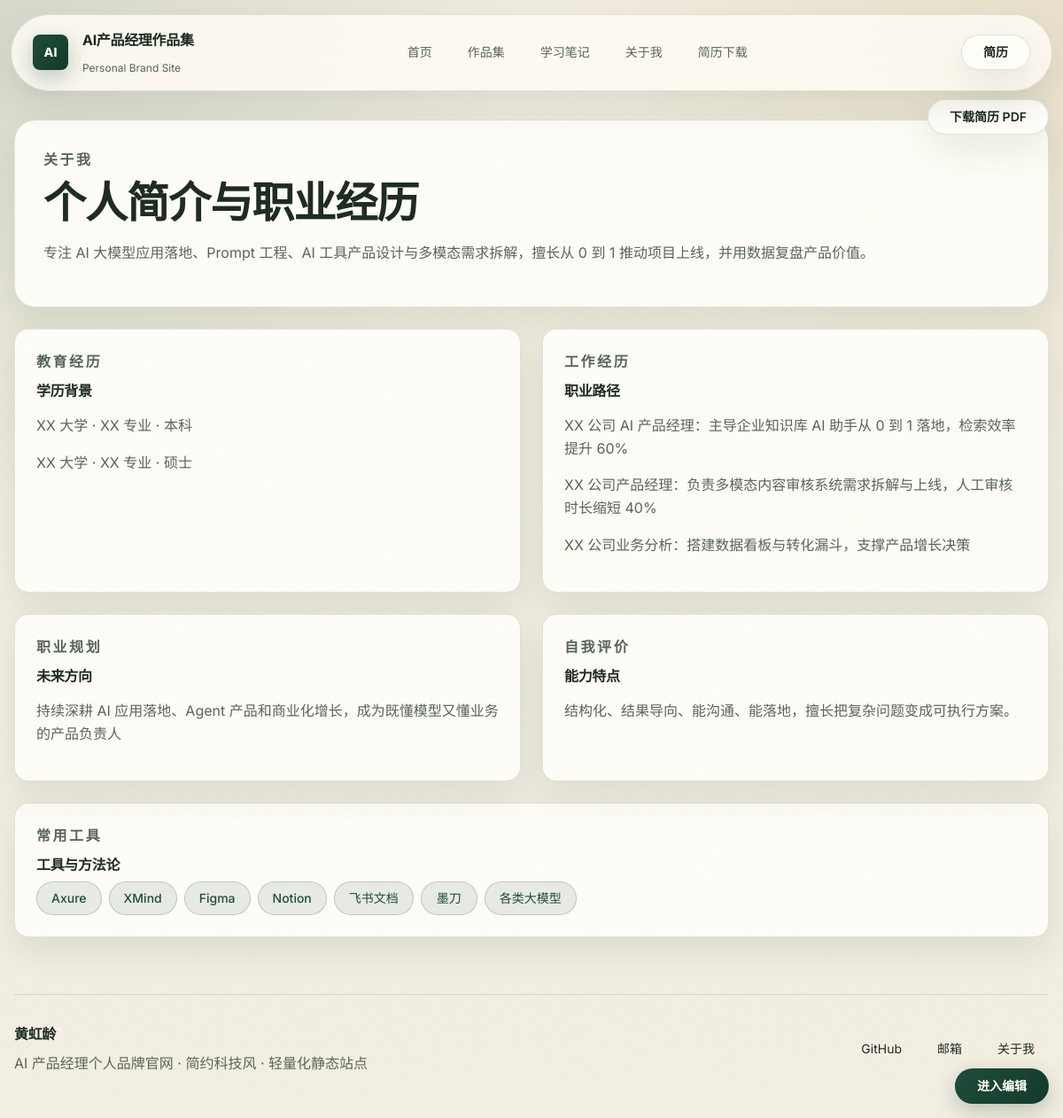
Page /about.php on the committed database.
### tables this page shows
CREATE TABLE site_profile (
  id          INT PRIMARY KEY DEFAULT 1,
  name        VARCHAR(100)  NOT NULL COMMENT '姓名',
  slogan      VARCHAR(255)  NOT NULL COMMENT '一句话标语',
  intro       TEXT          NOT NULL COMMENT '个人简介',
  github      VARCHAR(255)  DEFAULT '' COMMENT 'GitHub 主页地址',
  email       VARCHAR(100)  DEFAULT '' COMMENT '邮箱地址',
  resume      VARCHAR(255)  DEFAULT 'assets/files/resume.pdf' COMMENT '简历文件路径',
  badges      JSON          COMMENT '首页标签数组，如["AI大模型","Prompt工程"]',
  updated_at  TIMESTAMP     DEFAULT CURRENT_TIMESTAMP ON UPDATE CURRENT_TIMESTAMP
);

CREATE TABLE about_education (
  id          INT AUTO_INCREMENT PRIMARY KEY,
  content     VARCHAR(500)  NOT NULL COMMENT '教育经历描述',
  sort_order  INT           DEFAULT 0 COMMENT '排序'
);

CREATE TABLE about_work (
  id          INT AUTO_INCREMENT PRIMARY KEY,
  content     VARCHAR(500)  NOT NULL COMMENT '工作经历描述',
  sort_order  INT           DEFAULT 0 COMMENT '排序'
);

CREATE TABLE about_info (
  id           INT PRIMARY KEY DEFAULT 1,
  plan         TEXT NOT NULL COMMENT '职业规划',
  evaluation   TEXT NOT NULL COMMENT '自我评价',
  tools        JSON           COMMENT '工具标签数组',
  updated_at   TIMESTAMP      DEFAULT CURRENT_TIMESTAMP ON UPDATE CURRENT_TIMESTAMP
);

### includes/functions.php (called while the page is built, shortened)
<?php
require_once __DIR__ . '/db.php';
function e($text) {
    return htmlspecialchars($text ?? '', ENT_QUOTES, 'UTF-8');
}
function parseJsonArray($jsonStr) {
    $arr = json_decode($jsonStr, true);
    return is_array($arr) ? $arr : [];
}
function isEditMode() {
    return isset($_COOKIE['edit_mode']) && $_COOKIE['edit_mode'] === '1';
}
function editUrl($url) {
    if (!isEditMode()) return $url;
    $sep = strpos($url, '?') !== false ? '&' : '?';
    return $url . $sep . 'edit=1';
}
function getProfile() {
    $stmt = db()->prepare('SELECT * FROM site_profile WHERE id = 1 LIMIT 1');
    $stmt->execute();
    $profile = $stmt->fetch();
    if ($profile) {
        $profile['badges'] = parseJsonArray($profile['badges'] ?? null);
    }
    return $profile ?: null;
}
function getAboutData() {
    $stmt = db()->prepare('SELECT * FROM about_info WHERE id = 1 LIMIT 1');
    $stmt->execute();
    $info = $stmt->fetch() ?: ['plan' => '', 'evaluation' => '', 'tools' => '[]'];
    $info['tools'] = parseJsonArray($info['tools'] ?? null);
    $stmt = db()->prepare('SELECT id, content, sort_order FROM about_education ORDER BY sort_order ASC');
    $stmt->execute();
    $education = $stmt->fetchAll();
    $stmt = db()->prepare('SELECT id, content, sort_order FROM about_work ORDER BY sort_order ASC');
    $stmt->execute();
    $work = $stmt->fetchAll();
    return [
        'plan'      => $info['plan'],
        'evaluation'=> $info['evaluation'],
        'tools'     => $info['tools'],
        'education' => $education,
        'work'      => $work,
    ];
}

### includes/db.php (called while the page is built, shortened)
<?php
function db() {
    static $pdo = null;
    if ($pdo === null) {
        $dsn = sprintf(
            'mysql:host=%s;port=%d;dbname=%s;charset=%s',
            DB_HOST, DB_PORT, DB_NAME, DB_CHARSET
        );
        try {
            $pdo = new PDO($dsn, DB_USER, DB_PASS, [
                PDO::ATTR_ERRMODE            => PDO::ERRMODE_EXCEPTION,
                PDO::ATTR_DEFAULT_FETCH_MODE => PDO::FETCH_ASSOC,
                PDO::ATTR_EMULATE_PREPARES   => false,
            ]);
        } catch (PDOException $e) {
            die('数据库连接失败：' . $e->getMessage() . '<br>请检查 config.php 配置是否正确。');
        }
    }
    return $pdo;
}

### about.php (the view, shortened to what this page needs)
<?php
require_once __DIR__ . '/includes/header.php';
$about   = getAboutData();
$editing = isEditMode();
$aboutSingletonData = [
    'plan'       => $about['plan'],
    'evaluation'=> $about['evaluation'],
    'tools'     => $about['tools'],
];
?>
<main class="shell section-block">
    <section class="section-card page-hero"<?php if ($editing): ?> data-edit-type="profile" data-edit-id="1"<?= editDataAttr($profile) ?><?php endif; ?>>
        <p class="section-kicker">关于我</p>
        <h1>个人简介与职业经历</h1>
        <p><?= e($profile['intro']) ?></p>
    </section>
    <div class="about-grid">
        <article class="section-card info-card">
            <p class="section-kicker">教育经历</p>
            <h2>学历背景</h2>
            <?php if (empty($about['education'])): ?>
                <p>暂无教育经历数据。</p>
            <?php else: ?>
                <?php foreach ($about['education'] as $edu): ?>
                    <p<?php if ($editing): ?> data-edit-type="education" data-edit-id="<?= (int)$edu['id'] ?>"<?= editDataAttr($edu) ?> style="position:relative; padding-right:80px;"<?php endif; ?>>
                        <?= e($edu['content']) ?>
                    </p>
                <?php endforeach; ?>
            <?php endif; ?>
        </article>
        <article class="section-card info-card">
            <p class="section-kicker">工作经历</p>
            <h2>职业路径</h2>
            <?php if (empty($about['work'])): ?>
                <p>暂无工作经历数据。</p>
            <?php else: ?>
                <?php foreach ($about['work'] as $work): ?>
                    <p<?php if ($editing): ?> data-edit-type="work" data-edit-id="<?= (int)$work['id'] ?>"<?= editDataAttr($work) ?> style="position:relative; padding-right:80px;"<?php endif; ?>>
                        <?= e($work['content']) ?>
                    </p>
                <?php endforeach; ?>
            <?php endif; ?>
        </article>
    </div>
    <div class="about-grid">
        <section class="section-card info-card"<?php if ($editing): ?> data-edit-type="about" data-edit-id="1"<?= editDataAttr($aboutSingletonData) ?> style="position:relative;"<?php endif; ?>>
            <p class="section-kicker">职业规划</p>
            <h2>未来方向</h2>
            <p><?= e($about['plan']) ?></p>
        </section>
        <section class="section-card info-card"<?php if ($editing): ?> data-edit-type="about" data-edit-id="1"<?= editDataAttr($aboutSingletonData) ?> style="position:relative;"<?php endif; ?>>
            <p class="section-kicker">自我评价</p>
            <h2>能力特点</h2>
            <p><?= e($about['evaluation']) ?></p>
        </section>
    </div>
    <section class="section-card info-card"<?php if ($editing): ?> data-edit-type="about" data-edit-id="1"<?= editDataAttr($aboutSingletonData) ?> style="position:relative;"<?php endif; ?>>
        <p class="section-kicker">常用工具</p>
        <h2>工具与方法论</h2>
        <?php if (empty($about['tools'])): ?>
            <p>暂无工具标签。</p>
        <?php else: ?>
            <div class="badge-row">
                <?php foreach ($about['tools'] as $tool): ?>
                    <span class="badge"><?= e($tool) ?></span>
                <?php endforeach; ?>
            </div>
        <?php endif; ?>
    </section>
</main>
<?php require_once __DIR__ . '/includes/footer.php'; ?>

### includes/footer.php (shortened to what this page needs)
<footer class="site-footer shell">
    <div>
        <strong><?= e($profile['name'] ?? '') ?></strong>
        <p>AI 产品经理个人品牌官网 · 简约科技风 · 轻量化静态站点</p>
    </div>
    <div class="footer-links">
        <?php if (!empty($profile['github'])): ?>
            <a href="<?= e($profile['github']) ?>" target="_blank" rel="noreferrer">GitHub</a>
        <?php endif; ?>
        <?php if (!empty($profile['email'])): ?>
            <a href="mailto:<?= e($profile['email']) ?>">邮箱</a>
        <?php endif; ?>
        <a href="<?= e(editUrl('about.php')) ?>">关于我</a>
    </div>
</footer>
<?php if (!empty($profile['resume'])): ?>
<div class="floating-actions">
    <a class="floating-button" href="<?= e($profile['resume']) ?>" download>下载简历 PDF</a>
</div>
<?php endif; ?>
</body>
</html>

### rows in the picture
site_profile: intro "专注 AI 大模型应用落地、Prompt 工程、AI 工具产品设计与多模态需求拆解，擅长从 0 到 1 推动项目上线，并用数据复盘产品价值。", name "黄虹龄"
about_education: content "XX 大学 · XX 专业 · 本科"
about_education: content "XX 大学 · XX 专业 · 硕士"
about_work: content "XX 公司 AI 产品经理：主导企业知识库 AI 助手从 0 到 1 落地，检索效率提升 60%"
about_work: content "XX 公司产品经理：负责多模态内容审核系统需求拆解与上线，人工审核时长缩短 40%"
about_work: content "XX 公司业务分析：搭建数据看板与转化漏斗，支撑产品增长决策"
about_info: plan "持续深耕 AI 应用落地、Agent 产品和商业化增长，成为既懂模型又懂业务的产品负责人", evaluation "结构化、结果导向、能沟通、能落地，擅长把复杂问题变成可执行方案。"

### other values in the picture
$tool "Axure"
$tool "XMind"
$tool "Figma"
$tool "Notion"
$tool "飞书文档"
$tool "墨刀"
$tool "各类大模型"
